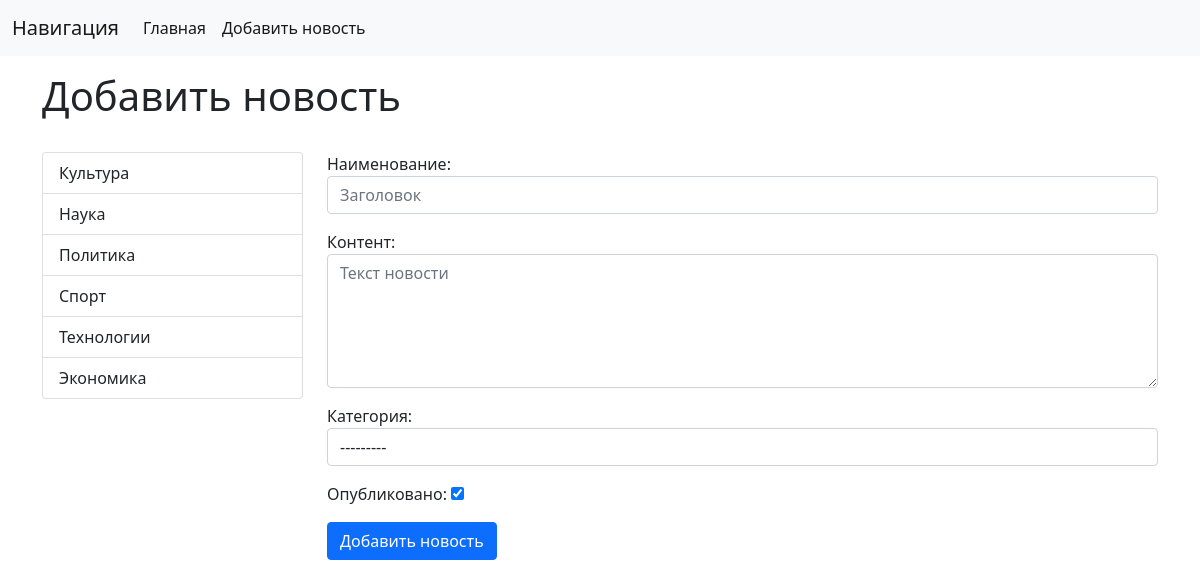
The app's page /news/add_news/, older data.
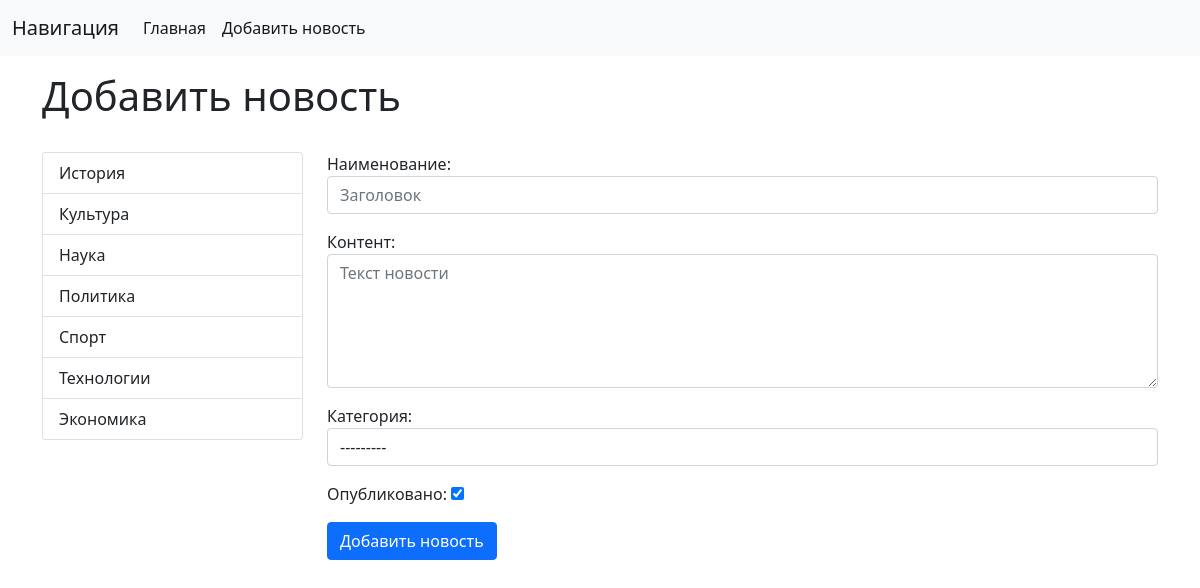
The same page, newer data.
### news/models.py (models this page shows, shortened)
class Category(models.Model):
    title = models.CharField(max_length=128, db_index=True, verbose_name='Категория')
    def __str__(self):
        return self.title
    class Meta:
        verbose_name = 'Категория'
        verbose_name_plural = 'Категории'
        ordering = ['title']

### news/views.py (the view, shortened to what this page needs)
# urls.py: path('add_news/', NewsCreateView.as_view(), name='news_create'),
class NewsCreateView(BaseMixin, CreateView):
    form_class = NewsForm
    template_name = 'news/news_create.html'

### news/forms.py
class NewsForm(forms.ModelForm):
    class Meta:
        model = News
        fields = ['title', 'content', 'category', 'is_published', ]
        widgets = {
            'title': forms.TextInput(attrs={'class': 'form-control', 'placeholder': 'Заголовок'}),
            'content': forms.Textarea(attrs={'class': 'form-control', 'rows': 5, 'placeholder': 'Текст новости'}),
            'category': forms.Select(attrs={'class': 'form-control', 'placeholder': 'Выберите категорию'}),
        }

### news/views.py (called while the page is built)
    def get_context_data(self, **kwargs):
        context = super().get_context_data(**kwargs)
        categories = Category.objects.all()
        context['category'] = categories
        return context

### news/templates/news/news_create.html (shortened to what this page needs)
{% extends 'base.html' %}
{% block sidebar %}
    {% include 'inc/_sidebar.html' %}
{% endblock %}
{% block headline %}Добавить новость{% endblock %}
{% block context %}
    <form action="{% url 'news_create' %}" method="POST">
        {{ form.as_p }}
        <button type="submit" class="btn btn-primary">Добавить новость</button>
    </form>
{% endblock %}

### templates/inc/_sidebar.html
<div class="list-group">
    {% for item in category %}
        <a href="{% url 'category' item.pk %}" class="list-group-item list-group-item-action">{{ item.title }}</a>
    {% endfor %}
</div>

Row changes from the older to the newer data that the page shows:
added Category: title "История"
